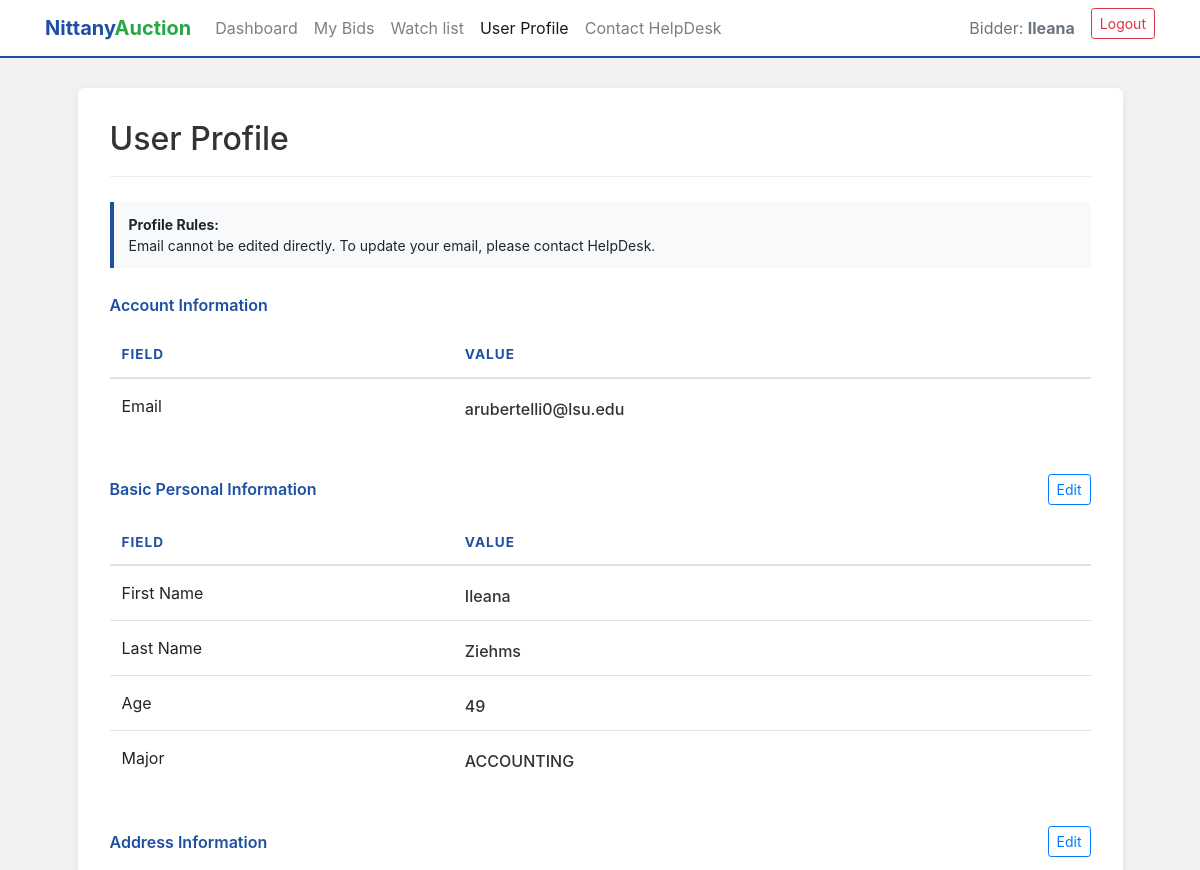
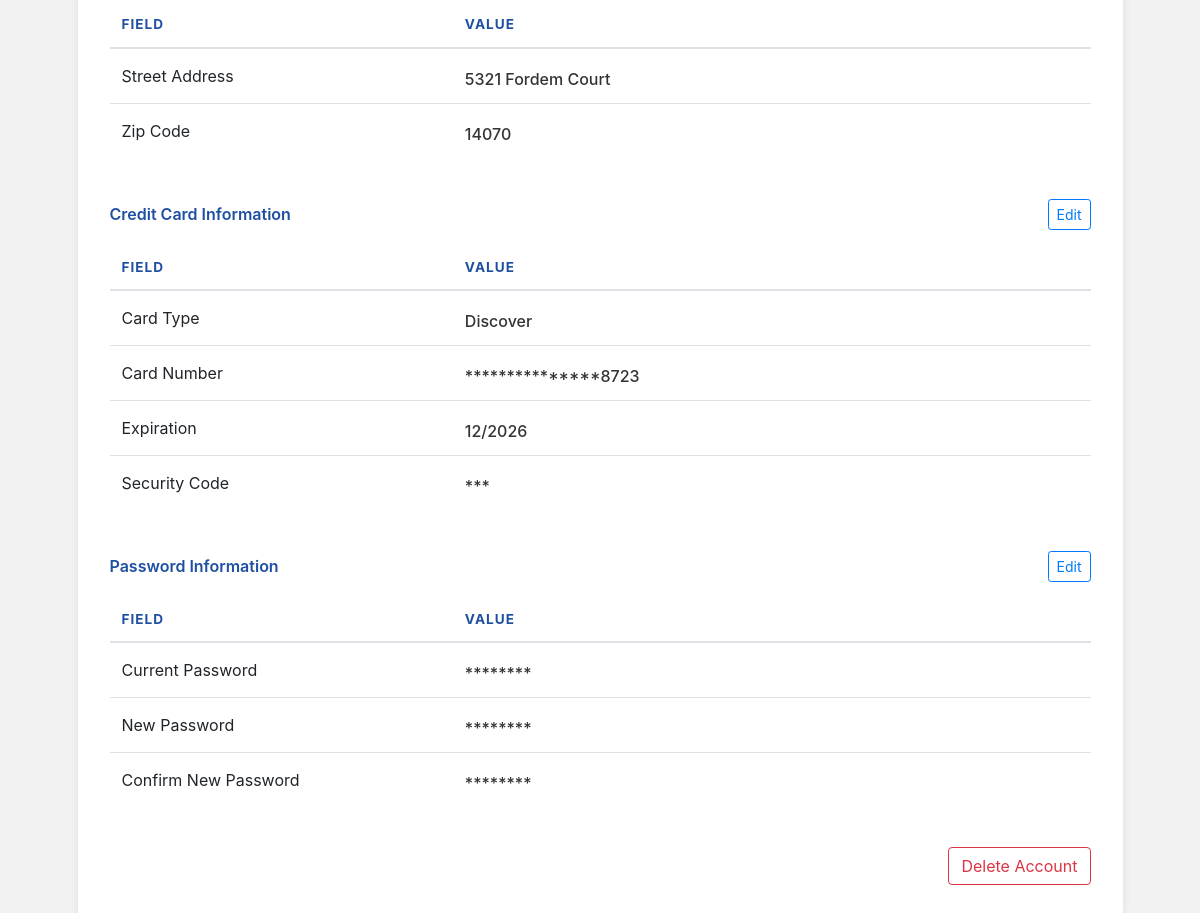
/profile (signed in), run on an earlier commit of the app's database (2 pictures, top to bottom).
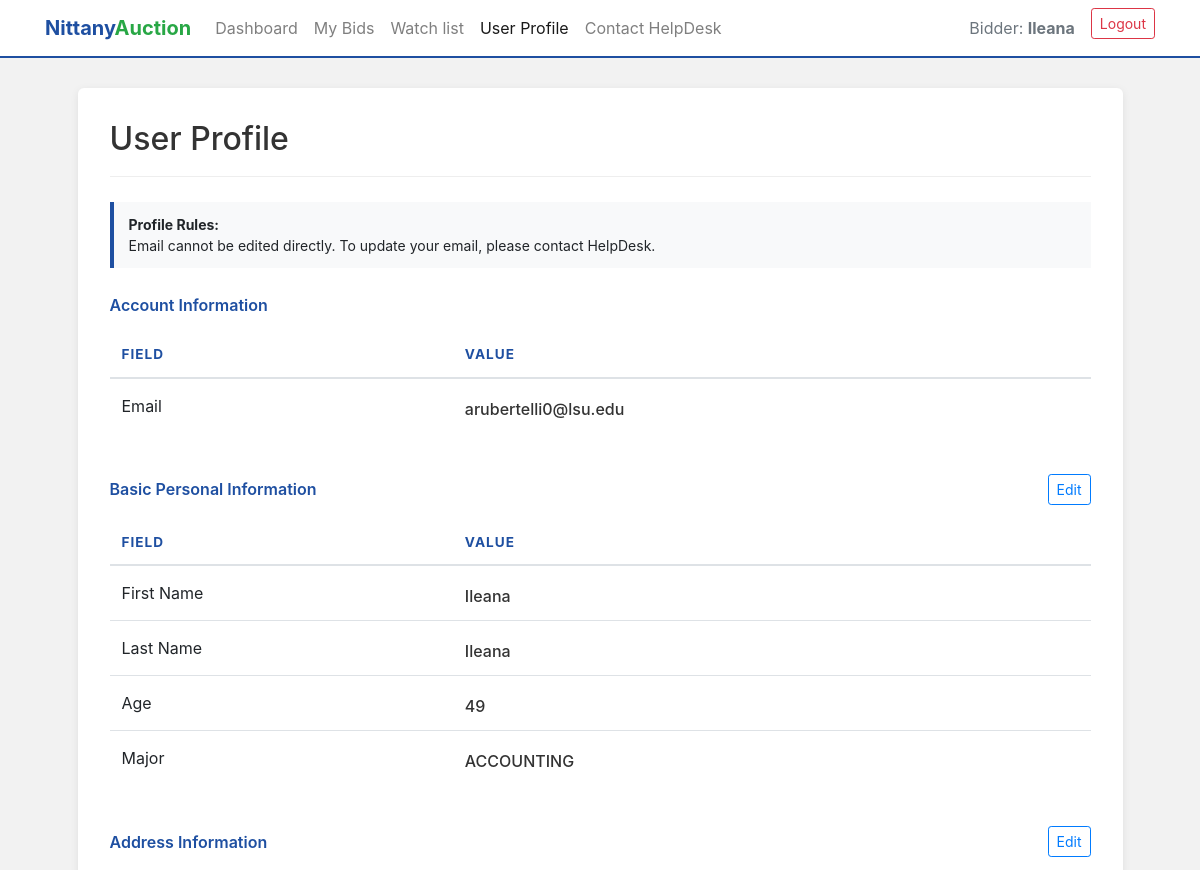
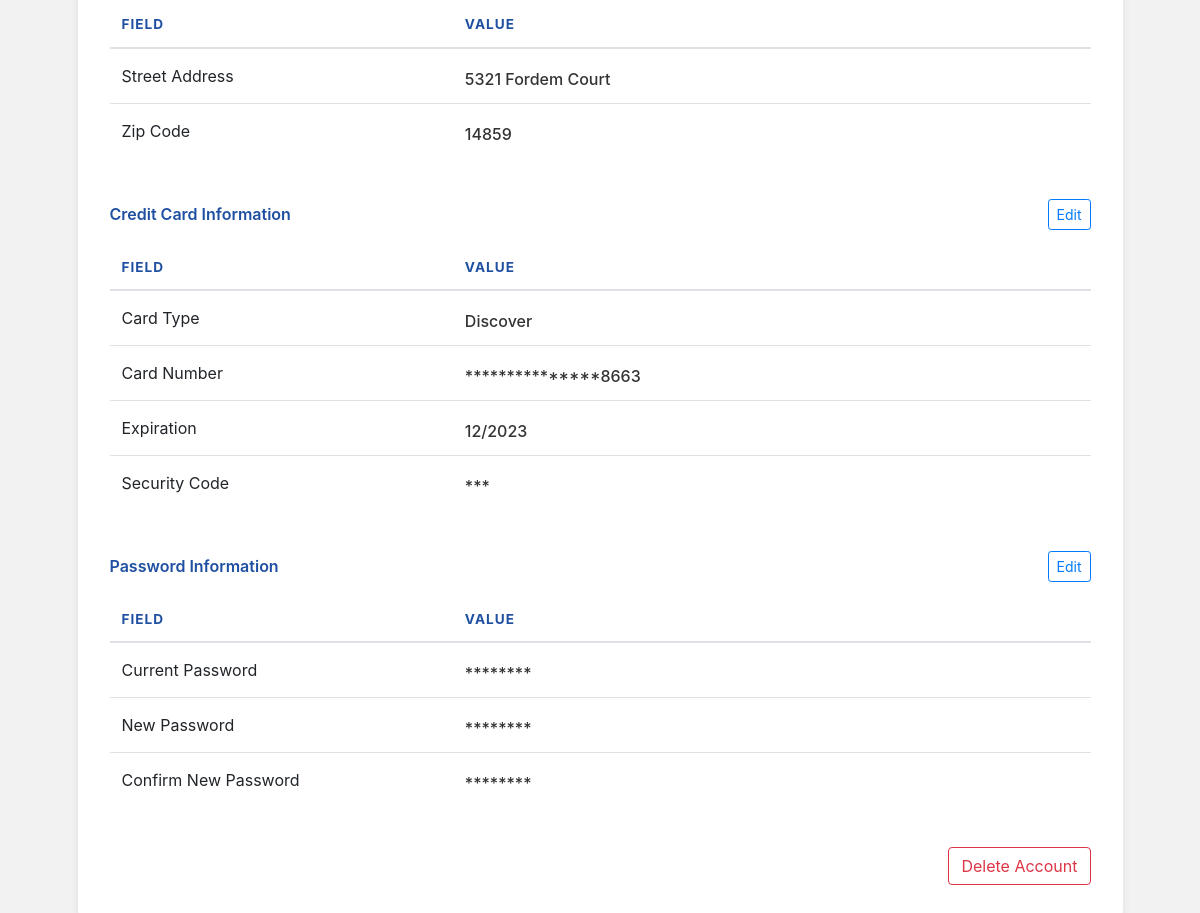
And on a later commit of the database (2 pictures, top to bottom).
### tables this page shows
CREATE TABLE Bidders (
    email VARCHAR(255) PRIMARY KEY,
    first_name VARCHAR(100) NOT NULL,
    last_name VARCHAR(100) NOT NULL,
    age INT,
    home_address_id VARCHAR(50),
    major VARCHAR(100),
    FOREIGN KEY (email) REFERENCES Users(email),
    FOREIGN KEY (home_address_id) REFERENCES Address(address_id)
);

CREATE TABLE "Address"
(
    address_id  VARCHAR(50)
        primary key,
    zipcode     INT,
    street_num  INT,
    street_name VARCHAR(255),
    
   foreign key (zipcode) references Zipcode_Info (zipcode)
);

CREATE TABLE Credit_Cards (
    credit_card_num TEXT PRIMARY KEY,
    card_type TEXT NOT NULL, --'Visa', 'Master', 'Discover'
    expire_month INTEGER NOT NULL CHECK (expire_month BETWEEN 1 AND 12),
    expire_year INTEGER NOT NULL,
    security_code TEXT NOT NULL,
    Owner_email TEXT NOT NULL,
    FOREIGN KEY (Owner_email) REFERENCES Users(email)
        ON UPDATE CASCADE
        ON DELETE CASCADE
);

### app.py (the view)
@app.route('/profile', methods=['GET'])
def profile():
    user_email = session.get('email')
    roles = session.get('roles', [])
    if not user_email or ('bidder' not in roles and 'seller' not in roles):
        return redirect(url_for('authenticate', error='Access denied. Bidder or Seller account required.'))
    edit = request.args.get("edit")
    message = request.args.get("message")
    edit_basic = edit == "basic"
    edit_address = edit == "address"
    edit_card = edit == "card"
    edit_password = edit == "password"
    connection = get_connection()
    connection.row_factory = sql.Row
    cursor = connection.cursor()
    cursor.execute("""
        SELECT
            B.email,
            B.first_name,
            B.last_name,
            B.age,
            B.major,
            (A.street_num || ' ' || A.street_name) AS street,
            A.zipcode AS zipcode,
            C.card_type AS card_type,
            C.credit_card_num AS card_number,
            (C.expire_month || '/' || C.expire_year) AS card_exp,
            C.security_code AS security_code
        FROM Bidders B
        LEFT JOIN Address A
            ON B.home_address_id = A.address_id
        LEFT JOIN Credit_Cards C
            ON B.email = C.Owner_email
        WHERE B.email = ?
    """, (user_email,))
    user = cursor.fetchone()
    if user:
        user = dict(user)
        card_number = user.get('card_number')
        if card_number:
            card_number = str(card_number)
            if len(card_number) > 4:
                user['masked_card_number'] = '*' * (len(card_number) - 4) + card_number[-4:]
            else:
                user['masked_card_number'] = card_number
        else:
            user['masked_card_number'] = None
        security_code = user.get('security_code')
        if security_code:
            security_code = str(security_code)
            user['masked_security_code'] = '*' * len(security_code)
        else:
            user['masked_security_code'] = None
    print("DEBUG user =", dict(user) if user else None)
    connection.close()
    return render_template(
        'profile.html',
        user=user,
        edit_basic=edit_basic,
        edit_address=edit_address,
        edit_card=edit_card,
        edit_password=edit_password,
        message=message,
        delete_error=None
    )

### app.py (called while the page is built)
@app.before_request
def ensure_roles_loaded():
    if 'email' in session and 'roles' not in session:
        connection = get_connection()
        cursor = connection.cursor()
        roles = []
        cursor.execute("SELECT 1 FROM Helpdesk WHERE email = ?", (session['email'],))
        if cursor.fetchone(): roles.append('helpdesk')
        cursor.execute("SELECT 1 FROM Sellers WHERE email = ?", (session['email'],))
        if cursor.fetchone(): roles.append('seller')
        cursor.execute("SELECT 1 FROM Bidders WHERE email = ?", (session['email'],))
        if cursor.fetchone(): roles.append('bidder')
        connection.close()
        session['roles'] = roles

def get_connection():
    conn = sql.connect(DB_NAME)
    return conn

### templates/profile.html (shortened to what the changed rows need)
<!DOCTYPE html>
<html lang="en">
<head>
    <link rel="stylesheet" href="https://stackpath.bootstrapcdn.com/bootstrap/4.4.1/css/bootstrap.min.css"
>
    <link rel="stylesheet" href="https://cdnjs.cloudflare.com/ajax/libs/font-awesome/6.5.0/css/all.min.css">
</head>
<body>
    <nav class="navbar navbar-expand-lg navbar-light">
        <div class="container">
            <div class="collapse navbar-collapse" id="profileNavbar">
                <ul class="navbar-nav ml-auto">
                    <li class="nav-item">
                        <span class="nav-link text-muted">
                            Bidder: <strong>{{ user['first_name'] if user and user['first_name'] else '' }}</strong>
                        </span>
                    </li>
                </ul>
            </div>
        </div>
    </nav>
    <div class="container">
        <div class="row justify-content-center">
            <div class="col-md-11 dashboard-card">
                <div class="section-header">
                    <h2>User Profile</h2>
                </div>
                <div class="table-responsive mb-4">
                    <table class="table table-hover profile-table">
                        <thead>
                            <tr>
                                <th style="width: 35%;">Field</th>
                                <th style="width: 65%;">Value</th>
                            </tr>
                        </thead>
                        <tbody>
                            <tr>
                                <td>
                                    <div class="readonly-value">
                                        {{ user['email'] if user and user['email'] else 'N/A' }}
                                    </div>
                                </td>
                            </tr>
                        </tbody>
                    </table>
                </div>
                <form method="POST" action="/profile/update_basic">
                    <div class="table-responsive mb-4">
                        <table class="table table-hover profile-table">
                            <thead>
                                <tr>
                                    <th style="width: 35%;">Field</th>
                                    <th style="width: 65%;">Value</th>
                                </tr>
                            </thead>
                            <tbody>
                                <tr>
                                    <td>
                                        {% if edit_basic %}
                                        <input type="text" class="form-control form-control-sm-custom" name="first_name"
                                            value="{{ user['first_name'] if user and user['first_name'] else '' }}"
                                            required>
                                        {% else %}
                                        <div class="readonly-value">
                                            {{ user['first_name'] if user and user['first_name'] else 'N/A' }}
                                        </div>
                                        {% endif %}
                                    </td>
                                </tr>
                                <tr>
                                    <td>
                                        {% if edit_basic %}
                                        <input type="text" class="form-control form-control-sm-custom" name="last_name"
                                            value="{{ user['last_name'] if user and user['last_name'] else '' }}"
                                            required>
                                        {% else %}
                                        <div class="readonly-value">
                                            {{ user['last_name'] if user and user['last_name'] else 'N/A' }}
                                        </div>
                                        {% endif %}
                                    </td>
                                </tr>
                                <tr>
                                    <td>
                                        {% if edit_basic %}
                                        <input type="number" class="form-control form-control-sm-custom" name="age"
                                            value="{{ user['age'] if user and user['age'] else '' }}" min="0">
                                        {% else %}
                                        <div class="readonly-value">
                                            {{ user['age'] if user and user['age'] else 'N/A' }}
                                        </div>
                                        {% endif %}
                                    </td>
                                </tr>
                                <tr>
                                    <td>
                                        {% if edit_basic %}
                                        <input type="text" class="form-control form-control-sm-custom" name="major"
                                            value="{{ user['major'] if user and user['major'] else '' }}">
                                        {% else %}
                                        <div class="readonly-value">
                                            {{ user['major'] if user and user['major'] else 'N/A' }}
                                        </div>
                                        {% endif %}
                                    </td>
                                </tr>
                            </tbody>
                        </table>
                    </div>
                </form>
                <form method="POST" action="/profile/update_address">
                    <div class="table-responsive mb-4">
                        <table class="table table-hover profile-table">
                            <thead>
                                <tr>
                                    <th style="width: 35%;">Field</th>
                                    <th style="width: 65%;">Value</th>
                                </tr>
                            </thead>
                            <tbody>
                                <tr>
                                    <td>
                                        {% if edit_address %}
                                        <input type="text" class="form-control form-control-sm-custom" name="zipcode"
                                            value="{{ user['zipcode'] if user and user['zipcode'] else '' }}">
                                        {% else %}
                                        <div class="readonly-value">
                                            {{ user['zipcode'] if user and user['zipcode'] else 'N/A' }}
                                        </div>
                                        {% endif %}
                                    </td>
                                </tr>
                            </tbody>
                        </table>
                    </div>
                </form>
                <form method="POST" action="/profile/update_card">
                    <div class="table-responsive">
                        <table class="table table-hover profile-table">
                            <thead>
                                <tr>
                                    <th style="width: 35%;">Field</th>
                                    <th style="width: 65%;">Value</th>
                                </tr>
                            </thead>
                            <tbody>
                                <tr>
                                    <td>
                                        {% if edit_card %}
                                        <select class="form-control form-control-sm-custom" name="card_type">
                                            <option value="Visa" {% if user and user['card_type']=='Visa' %}selected{%
                                                endif %}>Visa</option>
                                            <option value="Master" {% if user and user['card_type']=='Master'
                                                %}selected{% endif %}>Master</option>
                                            <option value="American Express" {% if user and
                                                user['card_type']=='American Express' %}selected{% endif %}>American
                                                Express</option>
                                            <option value="Discover" {% if user and user['card_type']=='Discover'
                                                %}selected{% endif %}>Discover</option>
                                        </select>
                                        {% else %}
                                        <div class="readonly-value">
                                            {{ user['card_type'] if user and user['card_type'] else 'N/A' }}
                                        </div>
                                        {% endif %}
                                    </td>
                                </tr>
                                <tr>
                                    <td>
                                        {% if edit_card %}
                                        <input type="text" class="form-control form-control-sm-custom"
                                            name="card_number"
                                            value="{{ user['card_number'] if user and user['card_number'] else '' }}">
                                        {% else %}
                                        <div class="readonly-value">
                                            {{ user['masked_card_number'] if user and user['masked_card_number'] else
                                            'N/A' }}
                                        </div>
                                        {% endif %}
                                    </td>
                                </tr>
                                <tr>
                                    <td>
                                        {% if edit_card %}
                                        <input type="text" class="form-control form-control-sm-custom" name="card_exp"
                                            value="{{ user['card_exp'] if user and user['card_exp'] else '' }}"
                                            placeholder="MM/YYYY">
                                        {% else %}
                                        <div class="readonly-value">
                                            {{ user['card_exp'] if user and user['card_exp'] else 'N/A' }}
                                        </div>
                                        {% endif %}
                                    </td>
                                </tr>
                            </tbody>
                        </table>
                    </div>
                </form>
                <form method="POST" action="/profile/update_password">
                    <div class="table-responsive mb-4">
                        <table class="table table-hover profile-table">
                            <thead>
                                <tr>
                                    <th style="width: 35%;">Field</th>
                                    <th style="width: 65%;">Value</th>
                                </tr>
                            </thead>
                        </table>
                    </div>
                </form>
            </div>
        </div>
    </div>
</body>
</html>

What changed in the data, as far as the page shows it:
changed Bidders "Ileana": last_name "Ziehms" → "Ileana"
changed Address: zipcode "14070" → "14859"
Also different on the page:
{{ user['card_exp'] if user and user['card_exp'] else 'N/A' }}: "12/2026" → "12/2023"
text no longer shown: "***************8723"
text now shown: "***************8663"
